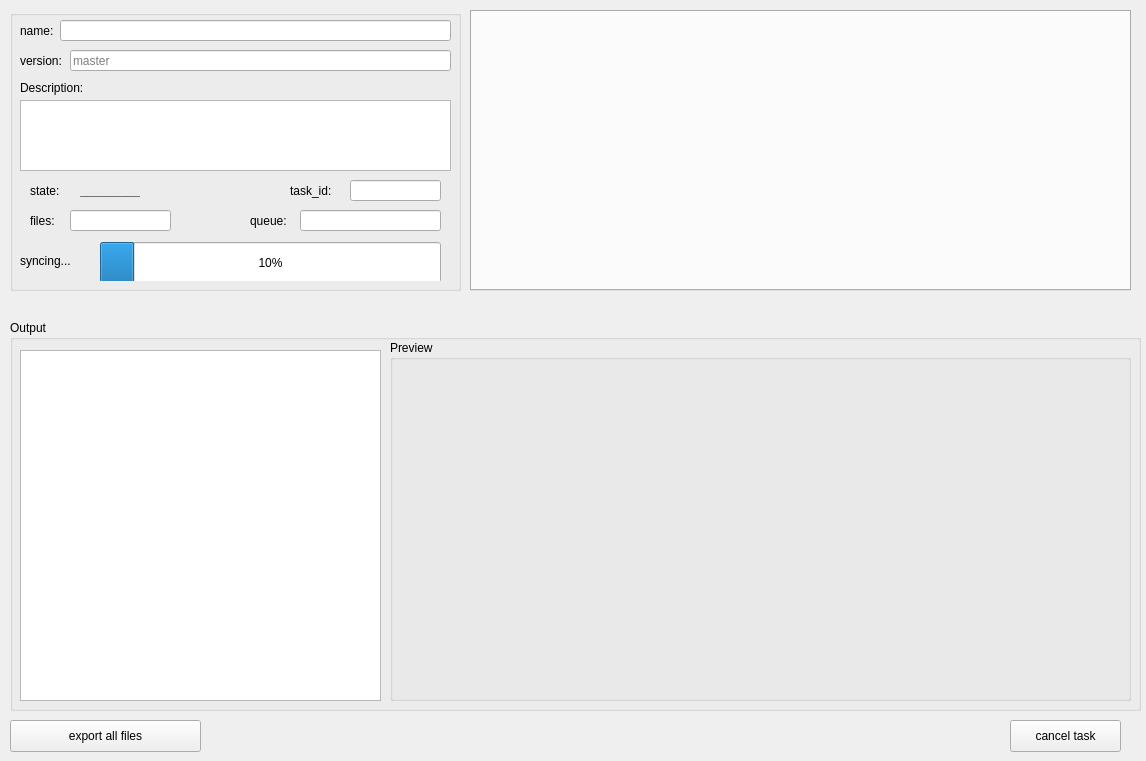
<?xml version="1.0" encoding="UTF-8"?>
<ui version="4.0">
 <class>TaskView</class>
 <widget class="QWidget" name="TaskView">
  <property name="geometry">
   <rect>
    <x>0</x>
    <y>0</y>
    <width>1146</width>
    <height>761</height>
   </rect>
  </property>
  <property name="focusPolicy">
   <enum>Qt::StrongFocus</enum>
  </property>
  <property name="windowTitle">
   <string>Form</string>
  </property>
  <widget class="QGroupBox" name="groupBox_5">
   <property name="geometry">
    <rect>
     <x>10</x>
     <y>320</y>
     <width>1131</width>
     <height>391</height>
    </rect>
   </property>
   <property name="title">
    <string>Output</string>
   </property>
   <widget class="QListView" name="output">
    <property name="geometry">
     <rect>
      <x>10</x>
      <y>30</y>
      <width>361</width>
      <height>351</height>
     </rect>
    </property>
    <property name="editTriggers">
     <set>QAbstractItemView::NoEditTriggers</set>
    </property>
    <property name="selectionMode">
     <enum>QAbstractItemView::ExtendedSelection</enum>
    </property>
   </widget>
   <widget class="QGroupBox" name="groupBox_4">
    <property name="geometry">
     <rect>
      <x>380</x>
      <y>20</y>
      <width>741</width>
      <height>361</height>
     </rect>
    </property>
    <property name="title">
     <string>Preview</string>
    </property>
    <widget class="QWidget" name="preview" native="true">
     <property name="geometry">
      <rect>
       <x>0</x>
       <y>20</y>
       <width>731</width>
       <height>341</height>
      </rect>
     </property>
    </widget>
   </widget>
  </widget>
  <widget class="QGroupBox" name="groupBox">
   <property name="geometry">
    <rect>
     <x>10</x>
     <y>10</y>
     <width>451</width>
     <height>281</height>
    </rect>
   </property>
   <property name="title">
    <string/>
   </property>
   <widget class="QLineEdit" name="name">
    <property name="enabled">
     <bool>true</bool>
    </property>
    <property name="geometry">
     <rect>
      <x>50</x>
      <y>10</y>
      <width>391</width>
      <height>21</height>
     </rect>
    </property>
    <property name="focusPolicy">
     <enum>Qt::StrongFocus</enum>
    </property>
    <property name="readOnly">
     <bool>true</bool>
    </property>
   </widget>
   <widget class="QLabel" name="label_10">
    <property name="geometry">
     <rect>
      <x>10</x>
      <y>10</y>
      <width>41</width>
      <height>21</height>
     </rect>
    </property>
    <property name="text">
     <string>name:</string>
    </property>
   </widget>
   <widget class="QLabel" name="label_12">
    <property name="geometry">
     <rect>
      <x>10</x>
      <y>40</y>
      <width>51</width>
      <height>21</height>
     </rect>
    </property>
    <property name="text">
     <string>version:</string>
    </property>
   </widget>
   <widget class="QLabel" name="label_13">
    <property name="geometry">
     <rect>
      <x>10</x>
      <y>70</y>
      <width>81</width>
      <height>16</height>
     </rect>
    </property>
    <property name="text">
     <string>Description:</string>
    </property>
   </widget>
   <widget class="QPlainTextEdit" name="description">
    <property name="geometry">
     <rect>
      <x>10</x>
      <y>90</y>
      <width>431</width>
      <height>71</height>
     </rect>
    </property>
    <property name="readOnly">
     <bool>true</bool>
    </property>
   </widget>
   <widget class="QLineEdit" name="version">
    <property name="enabled">
     <bool>true</bool>
    </property>
    <property name="geometry">
     <rect>
      <x>60</x>
      <y>40</y>
      <width>381</width>
      <height>21</height>
     </rect>
    </property>
    <property name="text">
     <string/>
    </property>
    <property name="readOnly">
     <bool>true</bool>
    </property>
    <property name="placeholderText">
     <string>master</string>
    </property>
   </widget>
   <widget class="QLabel" name="label_5">
    <property name="geometry">
     <rect>
      <x>20</x>
      <y>170</y>
      <width>41</width>
      <height>21</height>
     </rect>
    </property>
    <property name="text">
     <string>state:</string>
    </property>
   </widget>
   <widget class="QLabel" name="state">
    <property name="geometry">
     <rect>
      <x>70</x>
      <y>170</y>
      <width>60</width>
      <height>21</height>
     </rect>
    </property>
    <property name="font">
     <font>
      <weight>75</weight>
      <bold>true</bold>
     </font>
    </property>
    <property name="text">
     <string>__________</string>
    </property>
   </widget>
   <widget class="QLineEdit" name="queue">
    <property name="enabled">
     <bool>true</bool>
    </property>
    <property name="geometry">
     <rect>
      <x>290</x>
      <y>200</y>
      <width>141</width>
      <height>21</height>
     </rect>
    </property>
    <property name="focusPolicy">
     <enum>Qt::StrongFocus</enum>
    </property>
    <property name="readOnly">
     <bool>true</bool>
    </property>
   </widget>
   <widget class="QLabel" name="label_6">
    <property name="geometry">
     <rect>
      <x>240</x>
      <y>200</y>
      <width>41</width>
      <height>21</height>
     </rect>
    </property>
    <property name="text">
     <string>queue:</string>
    </property>
   </widget>
   <widget class="QLineEdit" name="files_count">
    <property name="enabled">
     <bool>true</bool>
    </property>
    <property name="geometry">
     <rect>
      <x>60</x>
      <y>200</y>
      <width>101</width>
      <height>21</height>
     </rect>
    </property>
    <property name="focusPolicy">
     <enum>Qt::StrongFocus</enum>
    </property>
    <property name="readOnly">
     <bool>true</bool>
    </property>
   </widget>
   <widget class="QLabel" name="label_7">
    <property name="geometry">
     <rect>
      <x>20</x>
      <y>200</y>
      <width>41</width>
      <height>21</height>
     </rect>
    </property>
    <property name="text">
     <string>files:</string>
    </property>
   </widget>
   <widget class="QWidget" name="syncing" native="true">
    <property name="geometry">
     <rect>
      <x>10</x>
      <y>230</y>
      <width>431</width>
      <height>41</height>
     </rect>
    </property>
    <widget class="QProgressBar" name="syncing_progress">
     <property name="geometry">
      <rect>
       <x>80</x>
       <y>2</y>
       <width>341</width>
       <height>41</height>
      </rect>
     </property>
     <property name="value">
      <number>10</number>
     </property>
    </widget>
    <widget class="QLabel" name="label_3">
     <property name="geometry">
      <rect>
       <x>0</x>
       <y>10</y>
       <width>71</width>
       <height>21</height>
      </rect>
     </property>
     <property name="text">
      <string>syncing...</string>
     </property>
    </widget>
   </widget>
   <widget class="QLabel" name="label_8">
    <property name="geometry">
     <rect>
      <x>280</x>
      <y>170</y>
      <width>51</width>
      <height>21</height>
     </rect>
    </property>
    <property name="text">
     <string>task_id:</string>
    </property>
   </widget>
   <widget class="QLineEdit" name="task_id">
    <property name="enabled">
     <bool>true</bool>
    </property>
    <property name="geometry">
     <rect>
      <x>340</x>
      <y>170</y>
      <width>91</width>
      <height>21</height>
     </rect>
    </property>
    <property name="focusPolicy">
     <enum>Qt::StrongFocus</enum>
    </property>
    <property name="readOnly">
     <bool>true</bool>
    </property>
   </widget>
  </widget>
  <widget class="QPushButton" name="export_all_files">
   <property name="geometry">
    <rect>
     <x>10</x>
     <y>720</y>
     <width>191</width>
     <height>32</height>
    </rect>
   </property>
   <property name="text">
    <string>export all files</string>
   </property>
  </widget>
  <widget class="QTabWidget" name="jobs">
   <property name="geometry">
    <rect>
     <x>470</x>
     <y>10</y>
     <width>661</width>
     <height>281</height>
    </rect>
   </property>
   <property name="currentIndex">
    <number>-1</number>
   </property>
   <property name="movable">
    <bool>false</bool>
   </property>
  </widget>
  <widget class="QPushButton" name="cancel_task">
   <property name="geometry">
    <rect>
     <x>1010</x>
     <y>720</y>
     <width>111</width>
     <height>32</height>
    </rect>
   </property>
   <property name="text">
    <string>cancel task</string>
   </property>
  </widget>
 </widget>
 <resources/>
 <connections/>
</ui>
